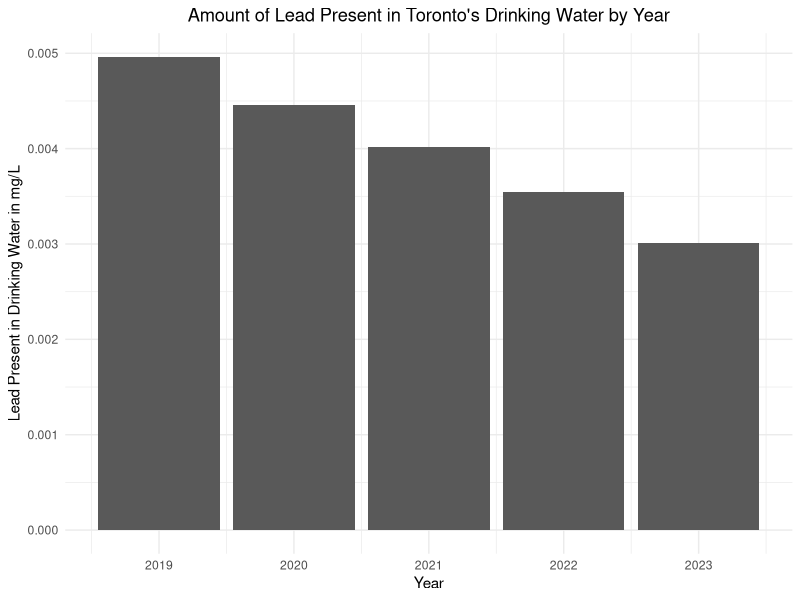

The R script that drew this image:
#### Preamble ####
# Purpose: Simulates the Toronto Non Regulated Lead Sample data set
# Author: Renfrew Ao-Ieong
# Date: 21 January 2024
# Contact: renfrew.aoieong@mail.utoronto.ca
# License: MIT
# Pre-requisites: none
# Data set simulated: https://open.toronto.ca/dataset/non-regulated-lead-sample/


#### Workspace setup ####
install.packages("tidyverse")
install.packages("knitr")
library(tidyverse)
library(knitr)

#### Simulate data ####

set.seed(158)

# Simulate sample identifier number, date of sample, and amount of lead in water sample
# Use 1 to 365 to represent the sample id number
sim_sample_id = seq(1, 365, by=1)

# Simulate that a sample was obtained every day of the year
sim_date = rep(x = as.Date("2023-01-01") + c(0:364))

# We don't know much about the actual data, so we estimate it to be from
# a normal distribution and choose mean to be 0.005 which is the maximum
# acceptable concentration in mg/L for lead in drinking water
# Source: https://www.canada.ca/en/health-canada/programs/consultation-lead-drinking-water/document.html#a1
sim_lead_amount = rnorm(n = 365, mean = 0.005, sd = 0.0005)

# Simulate data for a single year of collecting samples and measuring for lead amount
simulated_data <-
  tibble(
    sample_id = sim_sample_id,
    date = sim_date,
    lead_amount = sim_lead_amount
  )

# Simulate samples taken over 5 years with the assumption that each year
# the lead amount decreases due to people replacing old pipes over time
sim_sample_id_5_year = seq(1, 365*5, by=1)

sim_date_5_year <-
  rep(x = as.Date("2019-01-01") + c(0:1824))

sim_lead_amount_5_year <- 
  rnorm(n = 365, mean = 0.005, sd = 0.0005) |>
  append(rnorm(n = 365, mean = 0.0045, sd = 0.0005)) |>
  append(rnorm(n = 365, mean = 0.004, sd = 0.0005)) |>
  append(rnorm(n = 365, mean = 0.0035, sd = 0.0005)) |>
  append(rnorm(n = 365, mean = 0.003, sd = 0.0005))

simulated_data_5_year <-
  tibble(
    sample_id = sim_sample_id_5_year,
    date = sim_date_5_year,
    lead_amount = sim_lead_amount_5_year
  )

summary_simulated_data_5_year <-
  mutate(simulated_data_5_year, sample_year = year(date)) |>
  arrange(year(date)) |> 
  summarise(mean_lead_amount = mean(lead_amount),
            .by = sample_year)

#### Graph simulated data ####

summary_simulated_data_5_year |>
  ggplot(aes(x=sample_year, y=mean_lead_amount)) +
  ggtitle("Amount of Lead Present in Toronto's Drinking Water by Year") +
  geom_bar(stat='identity') +
  theme_minimal() +
  labs(x = "Year", y = "Lead Present in Drinking Water in mg/L") + 
  theme(plot.title = element_text(hjust = 0.5))


#### Test data ####

# Check that the dates are valid
# Adapted code from https://stackoverflow.com/questions/18178451/is-there-a-way-to-check-if-a-column-is-a-date-in-r
# Checks whether an argument has datatype Date
is.date <- function(x) inherits(x, 'Date')

all(sapply(sim_date, is.date))
all(sapply(sim_date_5_year, is.date))


# Check that the lead amount is between 0 and 1
simulated_data$lead_amount |> min() >= 0
simulated_data$lead_amount |> max() <= 1
simulated_data_5_year$lead_amount |> min() >= 0
simulated_data_5_year$lead_amount |> max() <= 1
